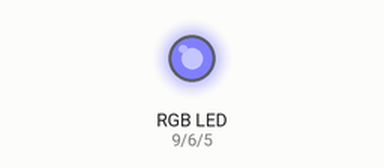
The sketch below on a simulated Arduino Uno, built with avr-gcc and run on an emulated ATmega328P. On the bench: an RGB LED mixed from three pins (HIGH = lit).

Above: at 0.05 s.
At 1.5 s:
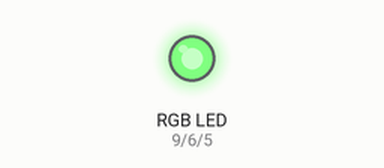
At 3.0 s:
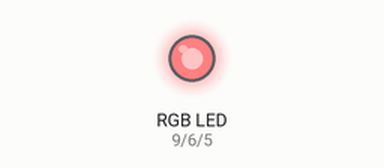
Timing chart, 0 to 6.9 s (numbered marks = the images above):
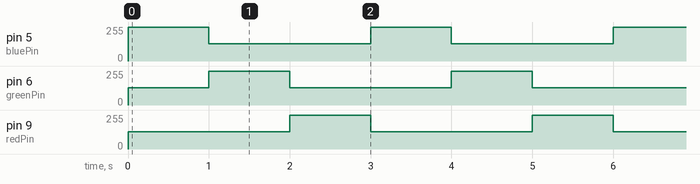

The sketch:

W8-2.ino
```cpp
int greenPin = 6;
int redPin = 9;
int bluePin = 5;
int counter = 0;

void setup() {
  pinMode(greenPin,OUTPUT);
  pinMode(redPin,OUTPUT);
  pinMode(bluePin,OUTPUT);
}

void loop() {
  counter++;
  if(counter == 1){//紅綠同時點亮，產生黃色
    analogWrite(greenPin,128);
    analogWrite(redPin,128);
    analogWrite(bluePin,255);
  }
  else if(counter == 2){//藍紅同時點亮，產生紫色
    analogWrite(greenPin,255);
    analogWrite(redPin,128);
    analogWrite(bluePin,128);
  }
  else if(counter == 3){//藍綠同時點亮，產生青色
    analogWrite(greenPin,128);
    analogWrite(redPin,255);
    analogWrite(bluePin,128);
    counter = 0;
  }
  delay(1000);
}
```

Measured:
- by itself, pin 5 (bluePin), pin 9 (redPin): alternates 255/255 for 1.0 s and 128/255 for 2.0 s
- by itself, pin 6 (greenPin): repeats every 3.0 s: 255/255 1.0 s, 128/255 2.0 s
